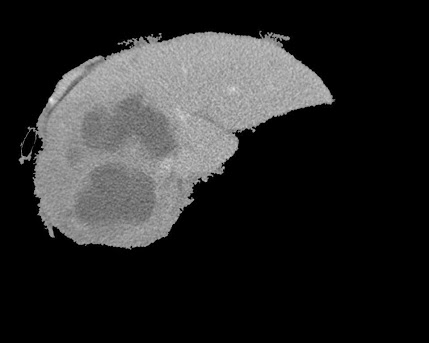
#> input picture Thammu/liver.jpg, 429 x 343 px
$ python wawter.py
#> lines starting #> are read from the running program, lines starting #| are printed output that depends on the picture; after the words box and inside, x2 and y2 are one past the last pixel; in counts of white or black regions, pixels touching at a corner belong together

import cv2
from matplotlib import pyplot as plt
import numpy as np


img = cv2.imread('liver.jpg')
#> img is the input picture: shape (343, 429, 3); min 0, max 235, mean 41
gray = cv2.cvtColor(img,cv2.COLOR_BGR2GRAY)
ret, thresh = cv2.threshold(gray,0,255,cv2.THRESH_BINARY_INV+cv2.THRESH_OTSU)
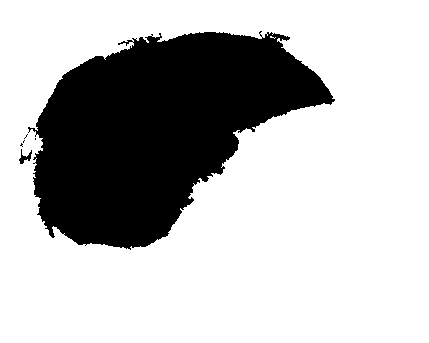
#> thresh: shape (343, 429); 72.7% white; 6 black regions (4 under 20 px), largest, box (x1, y1, x2, y2) and area: (28, 31, 335, 250) 40092, (19, 149, 32, 164) 78
#> ret = 74

kernel = np.ones((3,3),np.uint8)
opening = cv2.morphologyEx(thresh,cv2.MORPH_OPEN,kernel, iterations = 2)
#> opening: shape (343, 429); 72.4% white; 1 black region, box (x1, y1, x2, y2) and area: (19, 31, 335, 250) 40637

# sure background area
sure_bg = cv2.dilate(opening,kernel,iterations=3)
#> sure_bg: shape (343, 429); 74.8% white; 1 black region, box (x1, y1, x2, y2) and area: (32, 35, 329, 245) 37150

# Finding sure foreground area
dist_transform = cv2.distanceTransform(opening,cv2.DIST_L2,5)
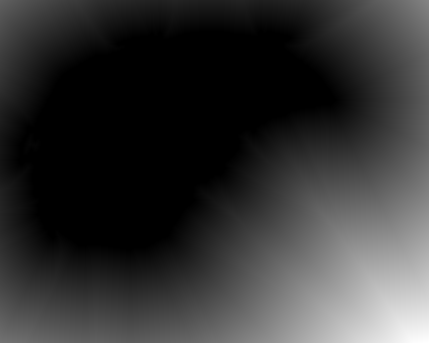
#> dist_transform: shape (343, 429) float32; min 0, max 257.3, mean 52; drawn with min black and max white
ret, sure_fg = cv2.threshold(dist_transform,0.7*dist_transform.max(),255,0)
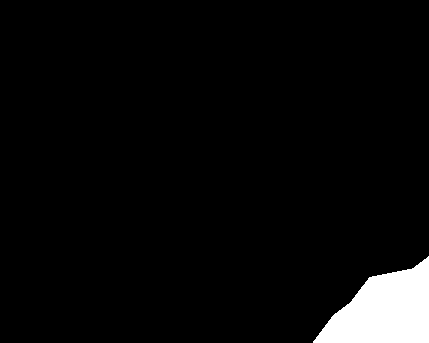
#> sure_fg: shape (343, 429) float32; 4.3% white; 1 white region, box (x1, y1, x2, y2) and area: (313, 256, 429, 343) 6261
#> ret = 180.1

# Finding unknown region
sure_fg = np.uint8(sure_fg)
unknown = cv2.subtract(sure_bg,sure_fg)
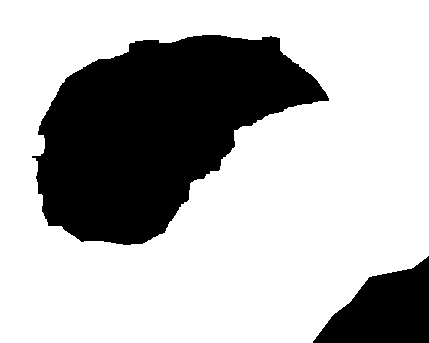
#> unknown: shape (343, 429); 70.5% white; 2 black regions, box (x1, y1, x2, y2) and area: (32, 35, 329, 245) 37150, (313, 256, 429, 343) 6261

# Marker labelling
ret, markers = cv2.connectedComponents(sure_fg)
#> ret = 2

# Add one to all labels so that sure background is not 0, but 1
markers = markers+1

# Now, mark the region of unknown with zero
markers[unknown==255] = 0
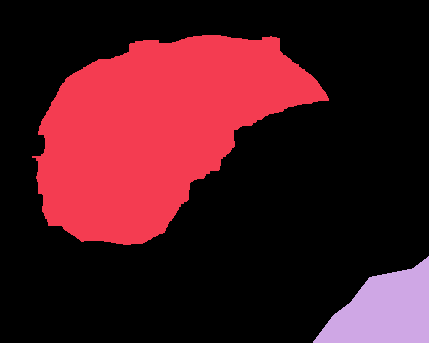
#> markers: shape (343, 429) int32; 3 distinct labels, from 0 to 2; one colour per label, 0 black

markers = cv2.watershed(img,markers)
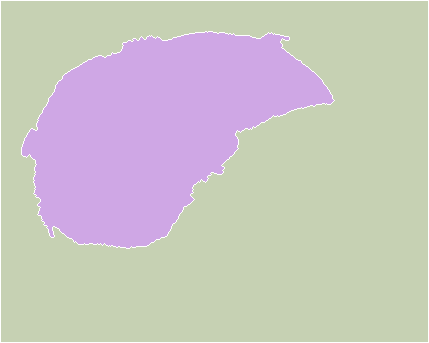
#> markers: shape (343, 429) int32; 3 distinct labels, from -1 to 2; one colour per label, 0 black, -1 white
img[markers == -1] = [255,0,0]
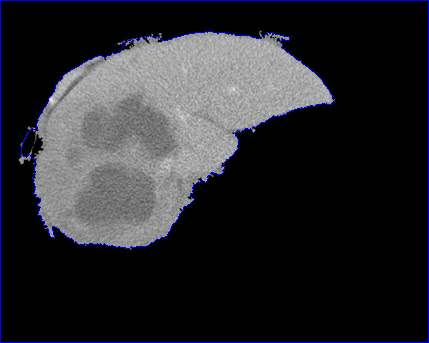
#> img: shape (343, 429, 3); 1.64% of pixels changed, all inside (x1, y1, x2, y2) = (0, 0, 429, 343)

plt.imshow(img)
plt.show()

$ run again, with Thammu/dddd.jpg copied over Thammu/liver.jpg
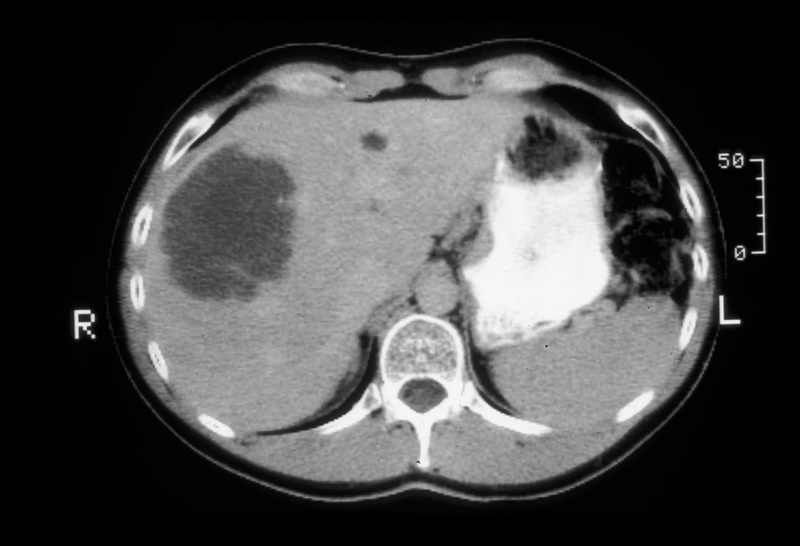
#> input picture Thammu/dddd.jpg, 800 x 546 px
#> img is the input picture: shape (546, 800, 3); min 0, max 250, mean 71.7
#> `ret, thresh = cv2.threshold(gray,0,255,cv2.THRESH_BINARY_INV+cv2.THRES..`:
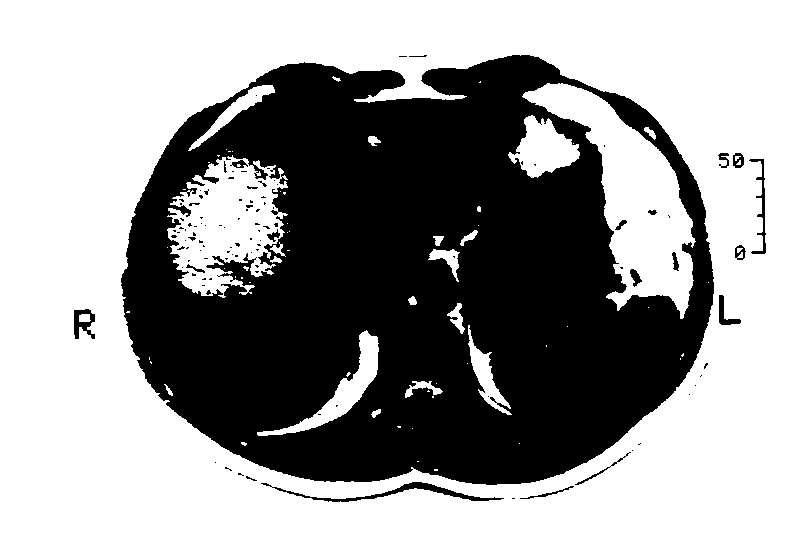
#> thresh: shape (546, 800); 59.9% white; 110 black regions (89 under 20 px), largest, box (x1, y1, x2, y2) and area: (121, 55, 714, 485) 171663, (261, 482, 504, 502) 881, (749, 159, 766, 254) 361
#> `ret, thresh = cv2.threshold(gray,0,255,cv2.THRESH_BINARY_INV+cv2.THRES..`: ret = 86
#> opening: shape (546, 800); 59.1% white; 62 black regions (45 under 20 px), largest, box (x1, y1, x2, y2) and area: (121, 55, 714, 485) 175599, (261, 482, 504, 502) 888, (74, 309, 95, 339) 379
#> sure_bg: shape (546, 800); 63.8% white; 7 black regions (4 under 20 px), largest, box (x1, y1, x2, y2) and area: (124, 58, 711, 482) 158013, (730, 157, 741, 164) 54, (77, 325, 88, 328) 33
#> `ret, sure_fg = cv2.threshold(dist_transform,0.7*dist_transform.max(),2..`: ret = 153.6
#> unknown: shape (546, 800); 61.5% white; 11 black regions (4 under 20 px), largest, box (x1, y1, x2, y2) and area: (124, 58, 711, 482) 158013, (0, 0, 89, 129) 4921, (0, 475, 86, 546) 3778
#> `ret, markers = cv2.connectedComponents(sure_fg)`: ret = 5
#> `img[markers == -1] = [255,0,0]`:
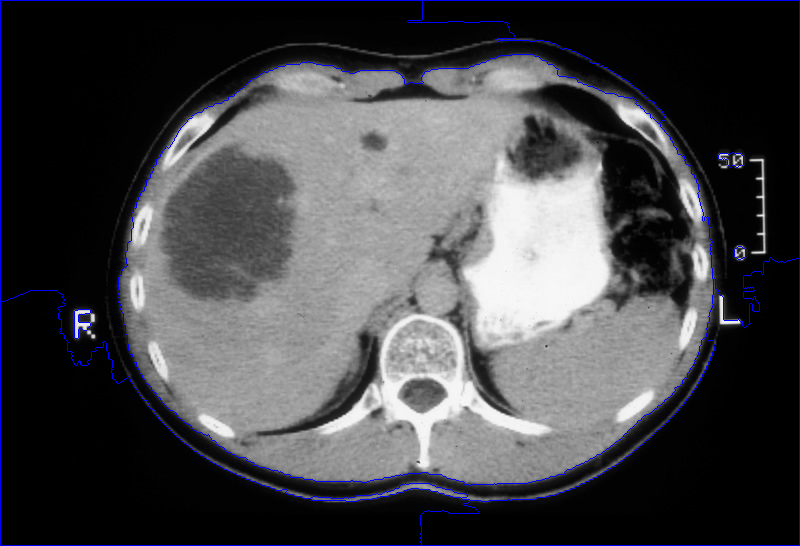
#> img: shape (546, 800, 3); 1.44% of pixels changed, all inside (x1, y1, x2, y2) = (0, 0, 800, 546)

$ run again, with Thammu/dumbo.png saved as Thammu/liver.jpg
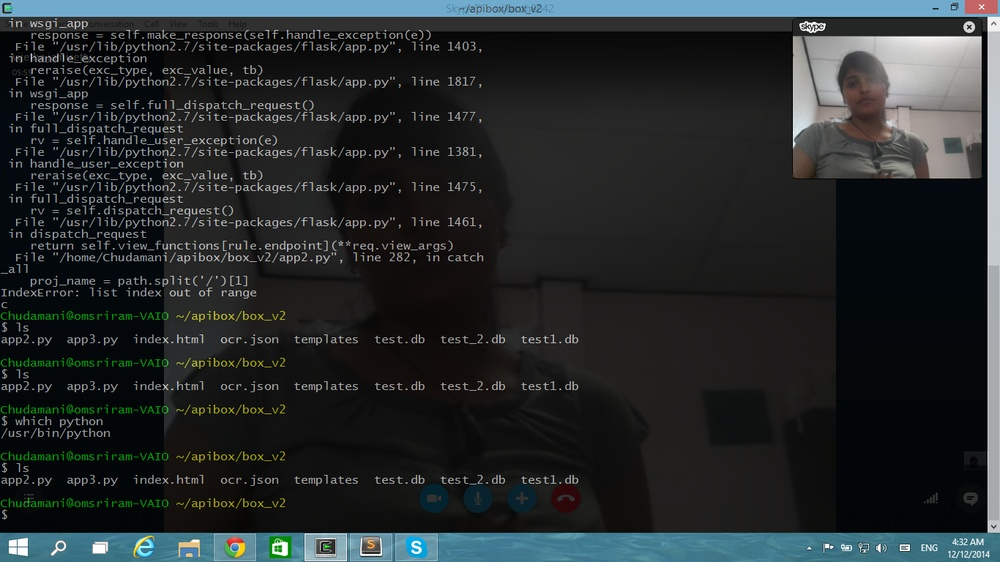
#> input picture Thammu/dumbo.png, 1000 x 562 px, shrunk from 1366 x 768 before the run
#> img is the input picture: shape (562, 1000, 3); mean B, G, R 44, 42.6, 37.4
#> `ret, thresh = cv2.threshold(gray,0,255,cv2.THRESH_BINARY_INV+cv2.THRES..`:
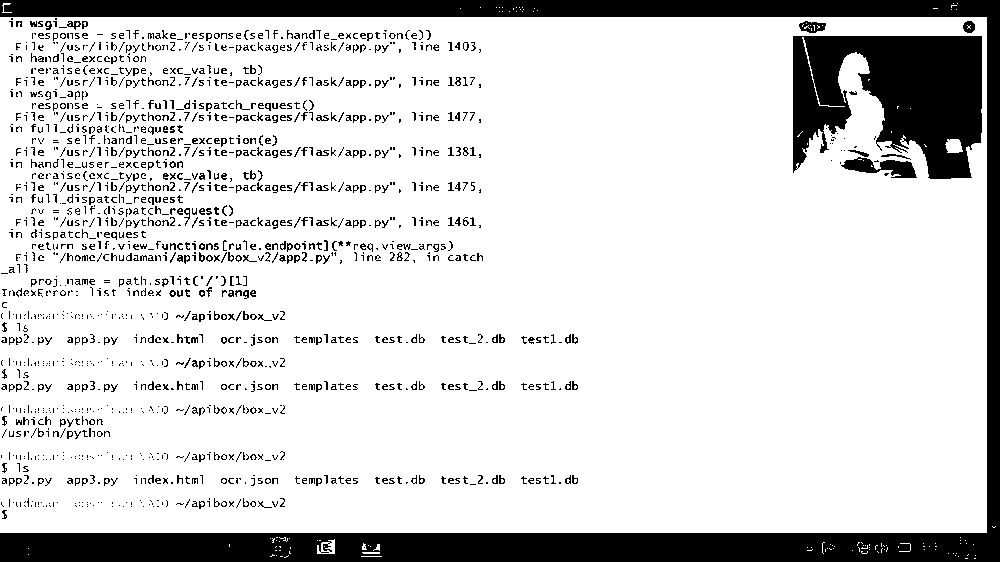
#> thresh: shape (562, 1000); 83.4% white; 1631 black regions (1196 under 20 px), largest, box (x1, y1, x2, y2) and area: (0, 0, 1000, 562) 52152, (793, 36, 982, 179) 18772, (841, 157, 917, 178) 833
#> `ret, thresh = cv2.threshold(gray,0,255,cv2.THRESH_BINARY_INV+cv2.THRES..`: ret = 80
#> opening: shape (562, 1000); 78.5% white; 192 black regions (93 under 20 px), largest, box (x1, y1, x2, y2) and area: (0, 0, 1000, 562) 80475, (16, 89, 389, 264) 16136, (192, 135, 389, 158) 1657
#> sure_bg: shape (562, 1000); 88.8% white; 63 black regions (45 under 20 px), largest, box (x1, y1, x2, y2) and area: (0, 0, 1000, 562) 45618, (796, 25, 979, 176) 16509, (848, 156, 871, 170) 148
#> `ret, sure_fg = cv2.threshold(dist_transform,0.7*dist_transform.max(),2..`: ret = 128.4
#> unknown: shape (562, 1000); 84.6% white; 64 black regions (45 under 20 px), largest, box (x1, y1, x2, y2) and area: (0, 0, 1000, 562) 45618, (606, 145, 859, 405) 23350, (796, 25, 979, 176) 16509
#> `ret, markers = cv2.connectedComponents(sure_fg)`: ret = 2
#> `img[markers == -1] = [255,0,0]`:
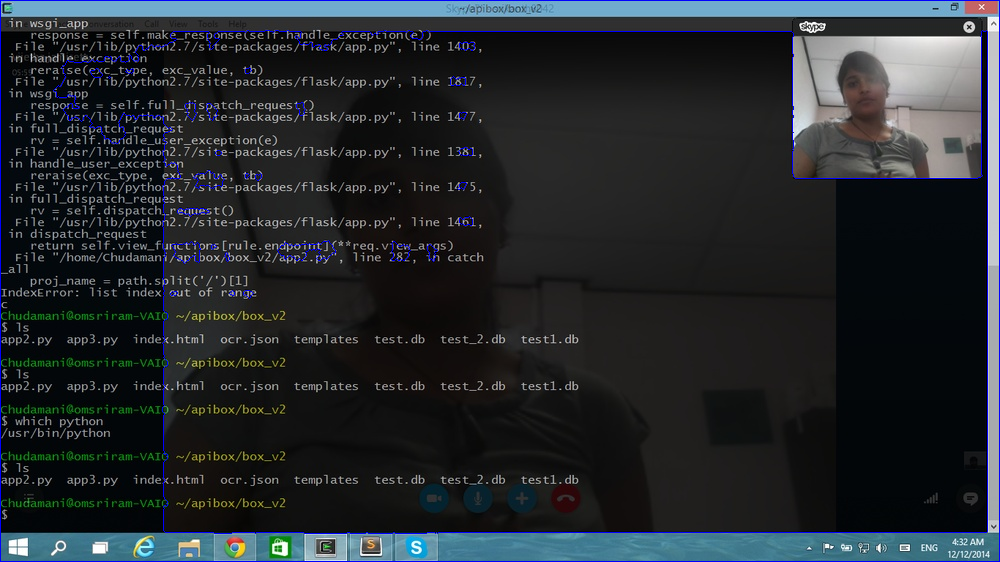
#> img: shape (562, 1000, 3); 1.33% of pixels changed, all inside (x1, y1, x2, y2) = (0, 0, 1000, 562)
